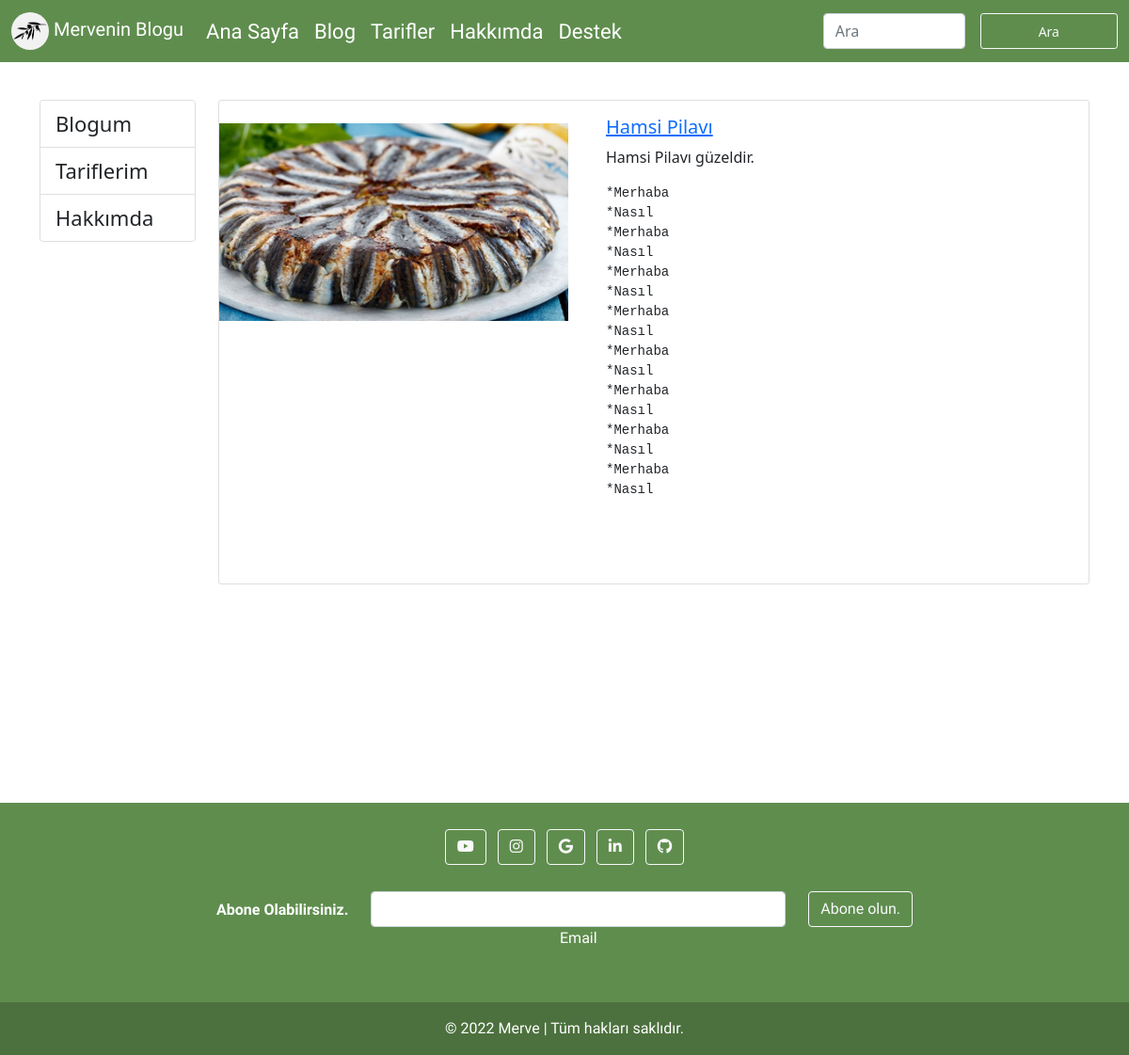
Screenshot of /blogs/2 with the database file from the repository.
### blog/models.py (models this page shows, shortened)
class BlogEntry(models.Model):
    title = models.CharField(max_length=200)
    image = models.ImageField(upload_to='blogs')
    description = models.TextField()
    entry = models.TextField()
    video=models.URLField(null=True)
    slug=models.SlugField(null=True, blank=True,unique=True, db_index=True)
    isActive = models.BooleanField()
    isHome = models.BooleanField()

### blog/views.py (the view)
# urls.py: path("blogs/<int:id>", views.blog_details, name='blog_details'),
def blog_details(request, id):
    blog=BlogEntry.objects.get(id=id)
    return render(request, "blog/blogs-details.html", {
        'blogs': blog,
    })

### blog/templates/blog/blogs-details.html (shortened to what this page needs)
{% extends 'base.html' %}
{% load static %}
{% block Content %}
<br>
<div class="container mt-3">
    <div class="row">
        <div class="col-2">
            {% include 'partials/_categories.html' %}
        </div>
        <div class="col-10">
            <div class="card mb-3">
                <div class="row">
                    <div class="col-md-5">
                        <img class ="img-fluid mt-4" src="{{blogs.image.url}}" alt="">
                        <br>
                        <br>
                        <iframe width="430" height="249" src="https://www.youtube.com/embed/Y2sgaLKpIrc" title="YouTube video player" frameborder="0" allow="accelerometer; autoplay; clipboard-write; encrypted-media; gyroscope; picture-in-picture" allowfullscreen></iframe>
                    </div>
                    <div class="col-md-7">
                        <div class="card-body">
                            <a href="{% url 'blog_details' blogs.id %}">
                                <h5 class="card-title">{{blogs.title}}</h5>
                            </a>
                            <p>{{blogs.description}}</p>
                           <pre>{{blogs.entry}}</pre>
                        </div>
                    </div>
                </div>
            </div>
        </div>
    </div>
</div>
<br>
<br>
<br>
<br>
<br>
<br>
<br>
<br>
<br>
{% endblock Content %}

### static/css/base.css (style rules this page uses)
* { margin: 0; padding: 0; box-sizing: border-box; }
a { text-decoration: none; font-size: 22px; color: black; }

### rows the page displays
BlogEntry: image (picture), title "Hamsi Pilavı", description "Hamsi Pilavı güzeldir.", entry "*Merhaba *Nasıl *Merhaba *Nasıl *Merhaba *Nasıl *Merhaba *Nasıl *Merhaba *Nasıl *Merhaba *Nasıl *Merhaba *Nasıl *Merhaba *Nasıl"
